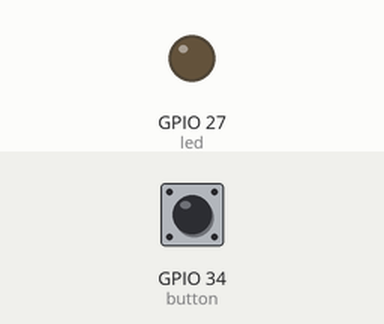
This program was run on a simulated ESP32 board running MicroPython. Shown: output pins drawn as LEDs (lit = HIGH). The test bench sets the inputs (shaded band); at power-on: GPIO 34 (button) LOW.

Above: at 1.2 s.
1.3 s: GPIO 34 (button) pulled HIGH for 0.15 s
At 2.1 s:
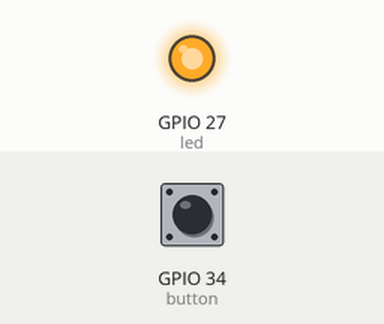
2.9 s: GPIO 34 (button) pulled HIGH for 1 s
At 3.3 s:
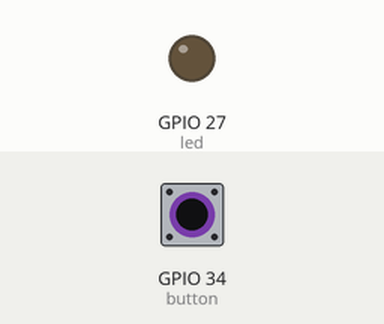
5.4 s: GPIO 34 (button) pulled HIGH for 3.2 s
At 6.4 s:
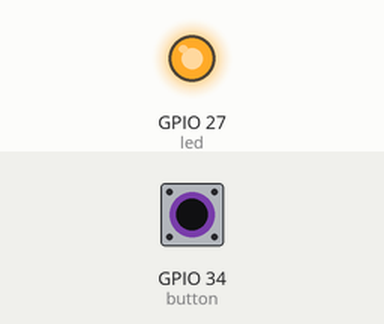
Timing chart, 0 to 8.4 s (numbered marks = the images above; inputs shaded):
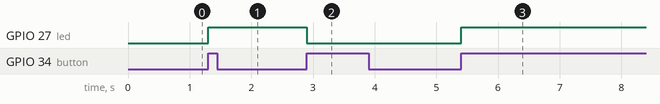

The program:

Debounce.py
```python
"""
  Each time the input pin goes from LOW to HIGH (e.g. because of a push-button
  press), the output pin is toggled from LOW to HIGH or HIGH to LOW. There's a
  minimum delay between toggles to debounce the circuit (i.e. to ignore noise).

  The circuit:
  - LED attached from GPIO 27 to ground
  - pushbutton attached to GPIO 34 from +3.3V
  - 10K resistor attached to GPIO 34 from ground
"""

import utime
from machine import Pin
from time import sleep

button = Pin(34, Pin.IN)
led = Pin(27, Pin.OUT)

#the current state of the output pin
ledState = 0
#the current reading from the input pin
buttonState = 0
#the previous reading from the input pin
lastButtonState = 0

#the last time the output pin was toggled
lastDebounceTime = 0
#the debounce time; increase if the output flickers
debounceDelay = 50

while True:
    if button.value() != lastButtonState:
        #reset the debouncing timer
        lastDebounceTime = utime.ticks_ms()

    if (utime.ticks_ms() - lastButtonState) > debounceDelay:
        #whatever the reading is at, it's been there for longer than the debounce
        #delay, so take it as the actual current state

        #if the button state has changed
        if button.value() != buttonState:
            buttonState = button.value()

            #only toggle the LED if the new button state is HIGH
            if buttonState == 1:
                ledState = not ledState

    led.value(ledState)
```

Measured:
- after the input at 1.3 s, GPIO 27 (led): LOW → HIGH at once
- after the input at 2.9 s, GPIO 27 (led): HIGH → LOW at once
- after the input at 5.4 s, GPIO 27 (led): LOW → HIGH at once
